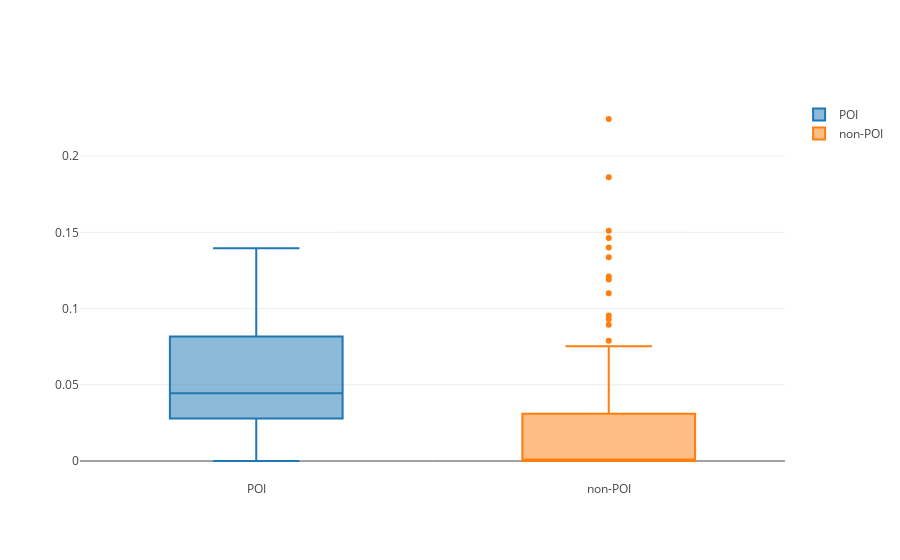

Notebook code for this chart:
### Code cell
# Create boxplot to visualise poi vs poi_messages_total_messages_ratio
trace0 = go.Box(
    y = df.loc[df['poi'] == 1]['poi_messages_total_messages_ratio'],
    name = 'POI'
)
trace1 = go.Box(
    y = df.loc[df['poi'] == 0]['poi_messages_total_messages_ratio'],
    name = 'non-POI'
)
data = [trace0, trace1]
iplot(data)
